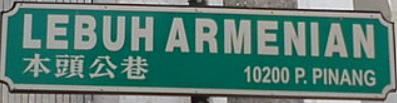
#> input picture Test_Mia/1_1.png, 397 x 103 px
$ python prac.py
#> lines starting #> are read from the running program, lines starting #| are printed output that depends on the picture; after the words box and inside, x2 and y2 are one past the last pixel; in counts of white or black regions, pixels touching at a corner belong together
import imutils
import cv2
import numpy as np

#Open template and get canny
template = cv2.imread('1_1.png')
#> template is the input picture: shape (103, 397, 3); mean B, G, R 113.5, 122.7, 83.9
template = cv2.cvtColor(template, cv2.COLOR_BGR2GRAY)
#> template: shape (103, 397)
template = cv2.Canny(template, 10, 25)
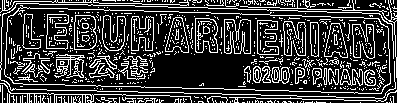
#> template: shape (103, 397); 23.7% white in thin lines or dots
(height, width) = template.shape[:2]
#> height = 103; width = 397

#open the main image and convert it to gray scale image
main_image = cv2.imread('1.jpg') #SO
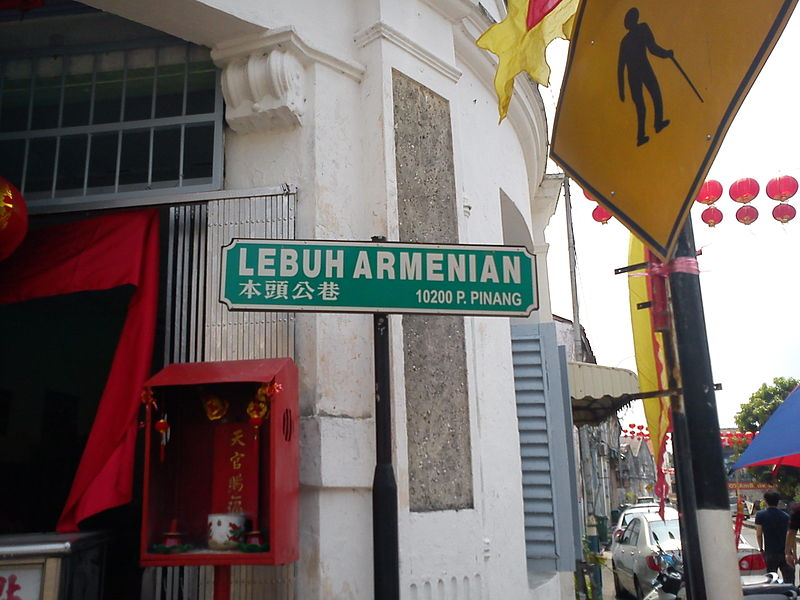
#> input picture Test_Mia/1.jpg, 800 x 600 px
#> main_image is the input picture: shape (600, 800, 3); mean B, G, R 102.3, 107.7, 118.5
gray_image = cv2.cvtColor(main_image, cv2.COLOR_BGR2GRAY)
temp_found = None
for scale in np.linspace(0.2, 1.0, 20)[::-1]:
   #resize the image and store the ratio
   resized_img = imutils.resize(gray_image, width = int(gray_image.shape[1] * scale))
   ratio = gray_image.shape[1] / float(resized_img.shape[1])
   if resized_img.shape[0] < height or resized_img.shape[1] < width:
      break

   #Convert to edged image for checking
   e = cv2.Canny(resized_img, 10, 25)
   match = cv2.matchTemplate(e, template, cv2.TM_CCOEFF)
   (_, val_max, _, loc_max) = cv2.minMaxLoc(match)
   if temp_found is None or val_max>temp_found[0]:
      temp_found = (val_max, loc_max, ratio)
#> this loop made 13 passes
#> (val_max, temp_found) on pass 1: (29549676, (29549676, (176, 218), 1))
#> (val_max, loc_max) on passes 2 to 7: (25935930, (164, 225)), (24597232, (152, 188)), (23996086, (114, 206)), (25019016, (142, 162)), (25454510, (94, 154)), (22701266, (95, 141))
#> pass 1, `match = cv2.matchTemplate(e, template, cv2.TM_CCOEFF)`:
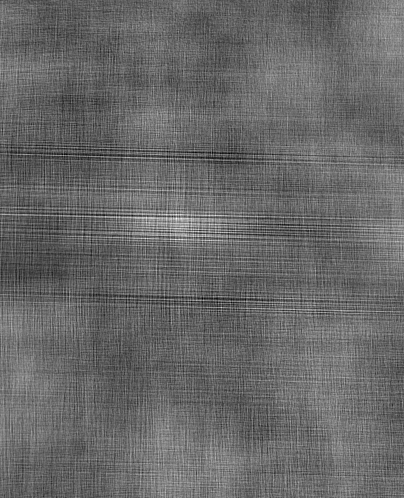
#> match: shape (498, 404) float32; min -21913662, max 29549676, mean -800739.5; drawn with min black and max white
#> after the loop:
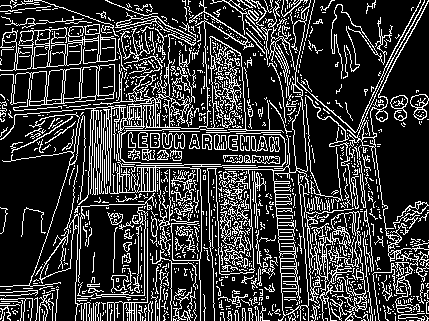
#> e: shape (321, 429); 21.9% white in thin lines or dots
#> after the loop:
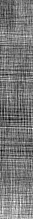
#> match: shape (219, 33) float32; min -16616505, max 13556319, mean -2340740.5; drawn with min black and max white
#> after the loop:
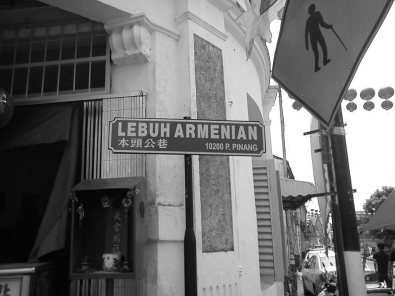
#> resized_img: shape (296, 395); min 2, max 255, mean 110.3
#Get information from temp_found to compute x,y coordinate
(_, loc_max, r) = temp_found
#> loc_max = (176, 218); r = 1
(x_start, y_start) = (int(loc_max[0]), int(loc_max[1]))
#> x_start = 176; y_start = 218
(x_end, y_end) = (int((loc_max[0] + width)), int((loc_max[1] + height)))
#> x_end = 573; y_end = 321
#Draw rectangle around the template
cv2.rectangle(main_image, (x_start, y_start), (x_end, y_end), (153, 22, 0), 5)
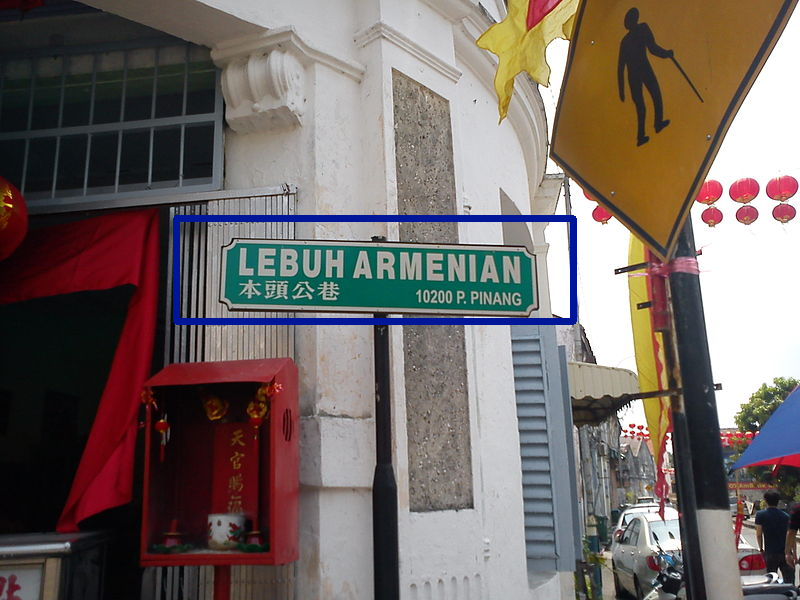
#> main_image: shape (600, 800, 3); 1.45% of pixels changed, all inside (x1, y1, x2, y2) = (173, 215, 577, 325)
cv2.imshow('Template Found', main_image)
cv2.waitKey(0)
